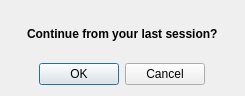
<?xml version="1.0" encoding="UTF-8"?>
<ui version="4.0">
 <class>state</class>
 <widget class="QDialog" name="state">
  <property name="geometry">
   <rect>
    <x>0</x>
    <y>0</y>
    <width>245</width>
    <height>96</height>
   </rect>
  </property>
  <property name="windowTitle">
   <string>Dialog</string>
  </property>
  <layout class="QVBoxLayout" name="verticalLayout_2">
   <item>
    <layout class="QVBoxLayout" name="verticalLayout">
     <item>
      <spacer name="verticalSpacer">
       <property name="orientation">
        <enum>Qt::Vertical</enum>
       </property>
       <property name="sizeHint" stdset="0">
        <size>
         <width>20</width>
         <height>40</height>
        </size>
       </property>
      </spacer>
     </item>
     <item>
      <layout class="QHBoxLayout" name="horizontalLayout_2">
       <item>
        <spacer name="horizontalSpacer_3">
         <property name="orientation">
          <enum>Qt::Horizontal</enum>
         </property>
         <property name="sizeHint" stdset="0">
          <size>
           <width>40</width>
           <height>20</height>
          </size>
         </property>
        </spacer>
       </item>
       <item>
        <widget class="QLabel" name="label">
         <property name="text">
          <string>&lt;html&gt;&lt;head/&gt;&lt;body&gt;&lt;p&gt;&lt;span style=&quot; font-weight:600;&quot;&gt;Continue from your last session?&lt;/span&gt;&lt;/p&gt;&lt;/body&gt;&lt;/html&gt;</string>
         </property>
        </widget>
       </item>
       <item>
        <spacer name="horizontalSpacer_4">
         <property name="orientation">
          <enum>Qt::Horizontal</enum>
         </property>
         <property name="sizeHint" stdset="0">
          <size>
           <width>40</width>
           <height>20</height>
          </size>
         </property>
        </spacer>
       </item>
      </layout>
     </item>
     <item>
      <spacer name="verticalSpacer_2">
       <property name="orientation">
        <enum>Qt::Vertical</enum>
       </property>
       <property name="sizeHint" stdset="0">
        <size>
         <width>20</width>
         <height>40</height>
        </size>
       </property>
      </spacer>
     </item>
    </layout>
   </item>
   <item>
    <layout class="QHBoxLayout" name="horizontalLayout">
     <item>
      <spacer name="horizontalSpacer">
       <property name="orientation">
        <enum>Qt::Horizontal</enum>
       </property>
       <property name="sizeHint" stdset="0">
        <size>
         <width>40</width>
         <height>20</height>
        </size>
       </property>
      </spacer>
     </item>
     <item>
      <widget class="QDialogButtonBox" name="buttonBox">
       <property name="orientation">
        <enum>Qt::Horizontal</enum>
       </property>
       <property name="standardButtons">
        <set>QDialogButtonBox::Cancel|QDialogButtonBox::Ok</set>
       </property>
      </widget>
     </item>
     <item>
      <spacer name="horizontalSpacer_2">
       <property name="orientation">
        <enum>Qt::Horizontal</enum>
       </property>
       <property name="sizeHint" stdset="0">
        <size>
         <width>40</width>
         <height>20</height>
        </size>
       </property>
      </spacer>
     </item>
    </layout>
   </item>
  </layout>
 </widget>
 <resources/>
 <connections>
  <connection>
   <sender>buttonBox</sender>
   <signal>accepted()</signal>
   <receiver>state</receiver>
   <slot>accept()</slot>
   <hints>
    <hint type="sourcelabel">
     <x>266</x>
     <y>144</y>
    </hint>
    <hint type="destinationlabel">
     <x>157</x>
     <y>162</y>
    </hint>
   </hints>
  </connection>
  <connection>
   <sender>buttonBox</sender>
   <signal>rejected()</signal>
   <receiver>state</receiver>
   <slot>reject()</slot>
   <hints>
    <hint type="sourcelabel">
     <x>266</x>
     <y>150</y>
    </hint>
    <hint type="destinationlabel">
     <x>286</x>
     <y>162</y>
    </hint>
   </hints>
  </connection>
 </connections>
</ui>
